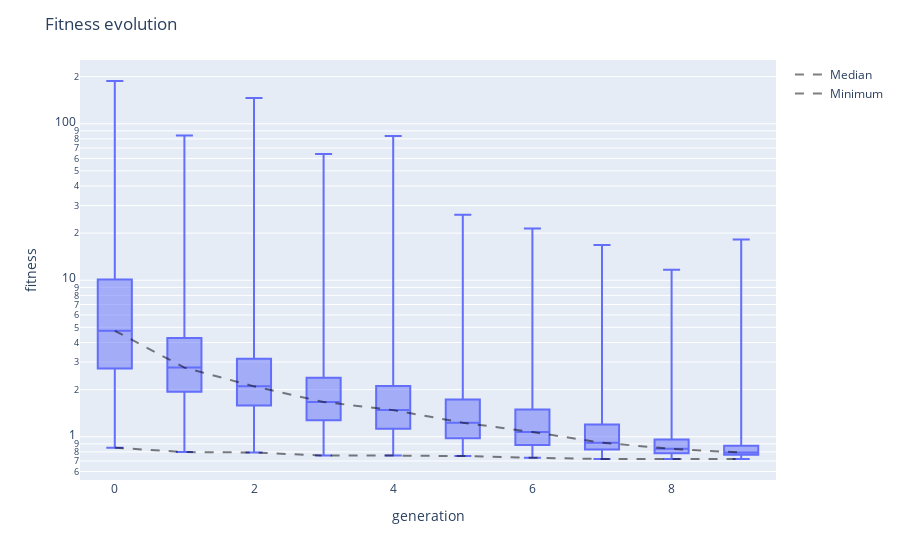

Notebook cell for this chart:
### Code cell
viewer.fitness_evolution()

### Figure 1 — Plotly figure (JSON) as saved in the notebook; plotly's stock layout.template omitted (floating-point values rounded to 4 significant figures; data arrays with more than 128 entries replaced by an {"elided": "..."} marker saying what was removed)
{"data": [{"alignmentgroup": "True", "boxpoints": false, "hovertemplate": "generation=%{x}<br>fitness=%{y}<extra></extra>", "legendgroup": "", "marker": {"color": "#636efa"}, "name": "", "notched": false, "offsetgroup": "", "orientation": "v", "showlegend": false, "type": "box", "x": {"elided": "5000 int values"}, "x0": " ", "xaxis": "x", "y": {"elided": "5000 float values"}, "y0": " ", "yaxis": "y"}, {"line": {"color": "rgba(0,0,0,0.5)", "dash": "dash", "width": 2}, "mode": "lines", "name": "Median", "type": "scatter", "x": [0, 1, 2, 3, 4, 5, 6, 7, 8, 9], "y": [4.754, 2.765, 2.098, 1.668, 1.479, 1.23, 1.071, 0.9153, 0.8369, 0.7921]}, {"line": {"color": "rgba(0,0,0,0.5)", "dash": "dash", "width": 2}, "mode": "lines", "name": "Minimum", "type": "scatter", "x": [0, 1, 2, 3, 4, 5, 6, 7, 8, 9], "y": [0.8507, 0.7978, 0.7928, 0.7579, 0.7579, 0.7525, 0.734, 0.7205, 0.7205, 0.7205]}], "layout": {"boxmode": "group", "legend": {"tracegroupgap": 0}, "margin": {"t": 60}, "title": {"text": "Fitness evolution"}, "xaxis": {"anchor": "y", "domain": [0, 1], "title": {"text": "generation"}}, "yaxis": {"anchor": "x", "domain": [0, 1], "title": {"text": "fitness"}, "type": "log"}}}
